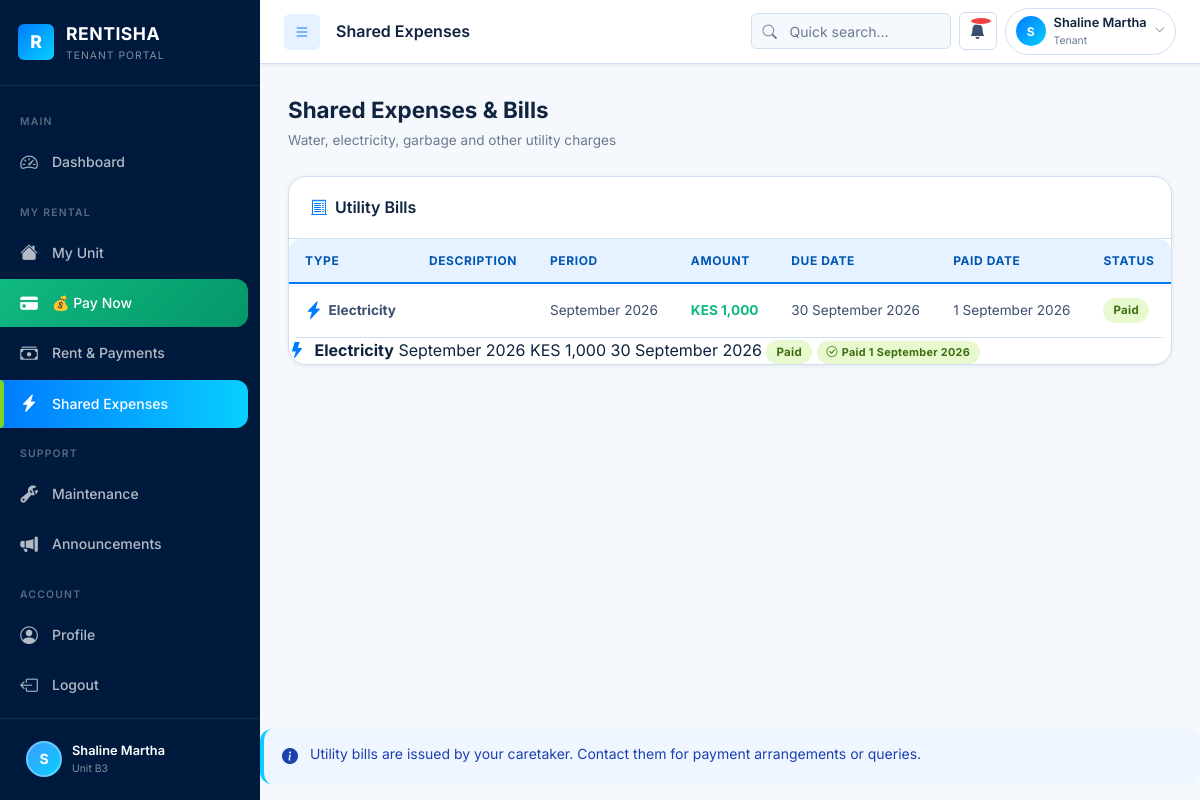
Screenshot of /tenant/expenses.php (signed in) with the database file from the repository.
### tables this page shows
CREATE TABLE `utility_bills` (
  `id` int(10) UNSIGNED NOT NULL,
  `apartment_id` int(10) UNSIGNED DEFAULT NULL,
  `unit_id` int(10) UNSIGNED DEFAULT NULL COMMENT 'NULL = apartment-wide charge',
  `tenant_id` int(10) UNSIGNED DEFAULT NULL,
  `bill_type` enum('Water','Electricity','Garbage','Security','Internet','Other') NOT NULL DEFAULT 'Other',
  `description` varchar(255) DEFAULT NULL,
  `amount` decimal(10,2) NOT NULL,
  `billing_month` enum('January','February','March','April','May','June','July','August','September','October','November','December') NOT NULL,
  `billing_year` year(4) NOT NULL,
  `due_date` date DEFAULT NULL,
  `status` enum('Paid','Pending','Overdue') NOT NULL DEFAULT 'Pending',
  `paid_date` date DEFAULT NULL,
  `issued_by` int(10) UNSIGNED DEFAULT NULL COMMENT 'FK → users (caretaker who issued)',
  `reference` varchar(100) DEFAULT NULL,
  `created_at` datetime NOT NULL DEFAULT current_timestamp()
);

### includes/db_helpers.php (called while the page is built, shortened)
<?php
function getUtilityBillsForTenant(int $tenantId): array {
    $pdo = getDB();
    $st  = $pdo->prepare("SELECT ub.id,ub.bill_type,ub.description,ub.amount,ub.billing_month,ub.billing_year,ub.due_date,ub.status,ub.paid_date,ub.reference,u.full_name AS issued_by_name FROM utility_bills ub LEFT JOIN users u ON u.id=ub.issued_by WHERE ub.tenant_id=:tid ORDER BY ub.billing_year DESC, FIELD(ub.billing_month,'January','February','March','April','May','June','July','August','September','October','November','December') DESC");
    $st->execute([':tid'=>$tenantId]);
    return $st->fetchAll(PDO::FETCH_ASSOC);
}
function formatDate(?string $date): string {
    try { return (new DateTime($date))->format('j F Y'); }
    catch (Exception $e) { return $date; }
}
function formatKES($amount): string {
    return 'KES '.number_format((float)$amount,0);
}
function statusBadgeClass(string $status): string {
    $map = [
        'paid'=>'badge-paid','active'=>'badge-paid','resolved'=>'badge-paid',
        'occupied'=>'badge-paid','cleared'=>'badge-paid',
        'pending'=>'badge-pending',
        'overdue'=>'badge-overdue','bounced'=>'badge-overdue','terminated'=>'badge-overdue',
        'vacant'=>'badge-progress','reserved'=>'badge-progress','in progress'=>'badge-progress',
        'inactive'=>'badge-inactive','moved_out'=>'badge-inactive','moved out'=>'badge-inactive',
        'prospective'=>'badge-prospective',
    ];
    $key = strtolower($status);
    return isset($map[$key]) ? $map[$key] : 'badge-info';
}

### tenant/expenses.php (the view, shortened to what this page needs)
<?php
require_once '../includes/db_helpers.php';
$tenantId = (int)$_SESSION['user_id'];
$bills    = getUtilityBillsForTenant($tenantId);
?>
<!DOCTYPE html>
<html lang="en">
<head>
  <link rel="stylesheet" href="https://cdn.jsdelivr.net/npm/bootstrap-icons@1.11.3/font/bootstrap-icons.min.css">
  <link rel="stylesheet" href="../assets/css/style.css">
</head>
<body>
<div class="rms-shell">
  <?php include '../includes/sidebar_tenant.php'; ?>
  <div class="main-content" id="mainContent">
    <?php include '../includes/topnav.php'; ?>
    <div class="page-content">
      <div class="page-header">
        <div><h1>Shared Expenses & Bills</h1><p>Water, electricity, garbage and other utility charges</p></div>
      </div>
      <?php
        $typeIcons = ['Water'=>'bi-droplet-fill','Electricity'=>'bi-lightning-fill',
                      'Garbage'=>'bi-trash3-fill','Security'=>'bi-shield-fill',
                      'Cleaning'=>'bi-stars','Other'=>'bi-receipt'];
      ?>
      <div class="card">
        <div class="card-header">
          <h3 class="card-title"><i class="bi bi-receipt-cutoff"></i> Utility Bills</h3>
        </div>
        <div class="card-body p-0">
          <?php if (empty($bills)): ?>
          <div style="text-align:center;padding:36px;color:var(--text-muted);">
            <i class="bi bi-lightning-charge" style="font-size:2.5rem;display:block;margin-bottom:8px;"></i>
            No utility bills issued yet.
          </div>
          <?php else: ?>
          <div class="table-wrapper">
            <table class="rms-table">
              <thead>
                <tr><th>Type</th><th>Description</th><th>Period</th><th>Amount</th><th>Due Date</th><th>Paid Date</th><th>Status</th></tr>
              </thead>
              <tbody>
                <?php foreach ($bills as $b):
                  $iconMap = [
                    'Water'=>'droplet-fill', 'Electricity'=>'lightning-charge-fill',
                    'Garbage'=>'trash-fill', 'Security'=>'shield-fill-check',
                    'Internet'=>'wifi', 'Other'=>'receipt'
                  ];
                  $icon = $iconMap[$b['bill_type']] ?? 'receipt';
                  $isOverdue = ($b['status'] === 'Overdue' || ($b['status'] === 'Pending' && $b['due_date'] < date('Y-m-d')));
                ?>
                <tr style="<?= $isOverdue ? 'background:#fff5f5;' : '' ?>">
                  <td>
                    <span style="display:inline-flex;align-items:center;gap:6px;">
                      <i class="bi bi-<?= $icon ?>" style="font-size:1.1rem;color:var(--primary);"></i>
                      <strong><?= htmlspecialchars($b['bill_type']) ?></strong>
                    </span>
                  </td>
                  <td style="font-size:.85rem;"><?= htmlspecialchars($b['description'] ?? '—') ?></td>
                  <td><?= $b['billing_month'].' '.$b['billing_year'] ?></td>
                  <td class="fw-bold" style="<?= $b['status']==='Paid' ? 'color:#10b981;' : 'color:#f59e0b;' ?>">
                    <?= formatKES($b['amount']) ?>
                  </td>
                  <td><?= formatDate($b['due_date']) ?></td>
                  <td><?= $b['paid_date'] ? formatDate($b['paid_date']) : '—' ?></td>
                  <td>
                    <span class="badge <?= statusBadgeClass($b['status']) ?>">
                      <?= $b['status'] ?>
                    </span>
                  </td>
                </tr>
                <?php endforeach; ?>
              </tbody>
            </table>
          </div>
              <tbody>
                <?php foreach ($bills as $b): ?>
                <tr>
                  <td>
                    <i class="bi <?= $typeIcons[$b['bill_type']] ?? 'bi-receipt' ?>" style="margin-right:5px;color:var(--primary);"></i>
                    <strong><?= htmlspecialchars($b['bill_type']) ?></strong>
                  </td>
                  <td><?= htmlspecialchars($b['billing_month']).' '.$b['billing_year'] ?></td>
                  <td class="fw-bold"><?= formatKES($b['amount']) ?></td>
                  <td><?= $b['due_date'] ? formatDate($b['due_date']) : '—' ?></td>
                  <td><span class="badge <?= statusBadgeClass($b['status']) ?>"><?= $b['status'] ?></span></td>
                  <td>
                    <?php if ($b['status']==='Paid'): ?>
                    <span class="badge badge-paid" style="font-size:.68rem;"><i class="bi bi-check-circle"></i> Paid <?= $b['paid_date'] ? formatDate($b['paid_date']) : '' ?></span>
                    <?php else: ?><span style="font-size:.75rem;color:var(--text-muted);">Not paid</span><?php endif; ?>
                  </td>
                </tr>
                <?php endforeach; ?>
              </tbody>
          </div>
          <?php endif; ?>
        </div>
      </div>
      <div class="alert alert-info mt-4">
        <i class="bi bi-info-circle-fill"></i>
        <div>Utility bills are issued by your caretaker. Contact them for payment arrangements or queries.</div>
      </div>
    </div>
  </div>
</body>
</html>

### assets/css/style.css (style rules this page uses)
:root { --navy: #001A3D; --navy-dark: #001329; --blue: #007BFF; --cyan: #08CFFF; --lime: #7ED321; --white: #FFFFFF; --bg-light: #F5F8FC; --text-dark: #10233F; --text-muted-r: #6B7A90; --primary: #007BFF; --primary-dark: #0056b3; --primary-light: #3d9bff; --primary-pale: #e6f2ff; --secondary: #08CFFF; --accent: #08CFFF; --success: #7ED321; --warning: #f59e0b; --danger: #ef4444; --info: #08CFFF; --bg: #F5F8FC; --bg-card: #ffffff; --bg-sidebar: #001A3D; --bg-sidebar-alt: #001f4a; --text-primary: #10233F; --text-secondary: #3d4f6e; --text-muted: #6B7A90; --text-white: #ffffff; --border: #d0dff0; --shadow-sm: 0 1px 4px rgba(0,26,61,.08); --shadow-md: 0 4px 16px rgba(0,123,255,.12); --shadow-lg: 0 8px 32px rgba(0,26,61,.20); --radius-sm: 6px; --radius-md: 12px; --radius-lg: 18px; --radius-xl: 24px; --sidebar-w: 260px; --sidebar-w-collapsed: 70px; --topnav-h: 64px; --transition: all .25s cubic-bezier(.4,0,.2,1); --font: 'Inter', 'Segoe UI', system-ui, sans-serif; }
*, *::before, *::after { box-sizing: border-box; margin: 0; padding: 0; }
html { font-size: 16px; scroll-behavior: smooth; }
body { font-family: var(--font); background: var(--bg); color: var(--text-primary); line-height: 1.6; min-height: 100vh; }
h1 { font-size: 1.75rem; font-weight: 700; }
h3 { font-size: 1.125rem; font-weight: 600; }
p { color: var(--text-secondary); }
.rms-shell { display: flex; min-height: 100vh; }
.main-content { margin-left: var(--sidebar-w); flex: 1; min-height: 100vh; transition: var(--transition); display: flex; flex-direction: column; }
.page-content { flex: 1; padding: 28px 28px; overflow-x: hidden; }
.page-header { display: flex; align-items: center; justify-content: space-between; margin-bottom: 24px; flex-wrap: wrap; gap: 12px; }
.page-header h1 { font-size: 1.4rem; font-weight: 700; color: var(--text-primary); }
.page-header p { font-size: .85rem; color: var(--text-muted); margin-top: 2px; }
.card { background: var(--bg-card); border-radius: var(--radius-lg); box-shadow: var(--shadow-sm); border: 1px solid var(--border); overflow: hidden; transition: var(--transition); }
.card-header { display: flex; align-items: center; justify-content: space-between; padding: 18px 22px; border-bottom: 1px solid var(--border); flex-wrap: wrap; gap: 10px; }
.card-title { font-size: 1rem; font-weight: 600; color: var(--text-primary); display: flex; align-items: center; gap: 8px; }
.card-title i { color: var(--primary); font-size: 1rem; }
.card-body { padding: 22px; }
.table-wrapper { overflow-x: auto; border-radius: var(--radius-md); }
table.rms-table { width: 100%; border-collapse: collapse; font-size: .85rem; }
.rms-table thead th { background: var(--primary-pale); color: var(--primary-dark); font-weight: 700; font-size: .75rem; text-transform: uppercase; letter-spacing: .6px; padding: 12px 16px; text-align: left; white-space: nowrap; border-bottom: 2px solid var(--primary); }
.rms-table tbody tr { border-bottom: 1px solid var(--border); transition: var(--transition); }
.rms-table tbody td { padding: 12px 16px; color: var(--text-secondary); vertical-align: middle; }
.badge { display: inline-flex; align-items: center; gap: 4px; padding: 3px 10px; border-radius: 20px; font-size: .72rem; font-weight: 700; letter-spacing: .3px; }
.badge-paid { background: #e8f9d0; color: #3d6e10; }
.alert { display: flex; align-items: flex-start; gap: 12px; padding: 14px 18px; border-radius: var(--radius-md); border-left: 4px solid; margin-bottom: 16px; font-size: .875rem; }
.alert i { font-size: 1rem; flex-shrink: 0; margin-top: 1px; }
.alert-info { background: #eff6ff; border-color: var(--info); color: #1e40af; }
.fw-bold { font-weight: 700; }
.mt-4 { margin-top: 16px; }
.p-0 { padding: 0; }

### rows the page displays
utility_bills: bill_type "Electricity", billing_month "September", billing_year "2026", amount "KES 1,000", due_date "30 September 2026", paid_date "1 September 2026", status "Paid"

### other values shown
substr(isset($_SESSION['name']) ? $_SESSION['name'] : 'T', 0, 1) "S"
isset($_SESSION['name']) ? $_SESSION['name'] : 'Tenant' "Shaline Martha"
isset($_SESSION['unit']) ? $_SESSION['unit'] : 'N/A' "B3"
$pageTitle "Shared Expenses"
substr($userName, 0, 1) "S"
$userName "Shaline Martha"
$roleBadge['label'] "Tenant"
